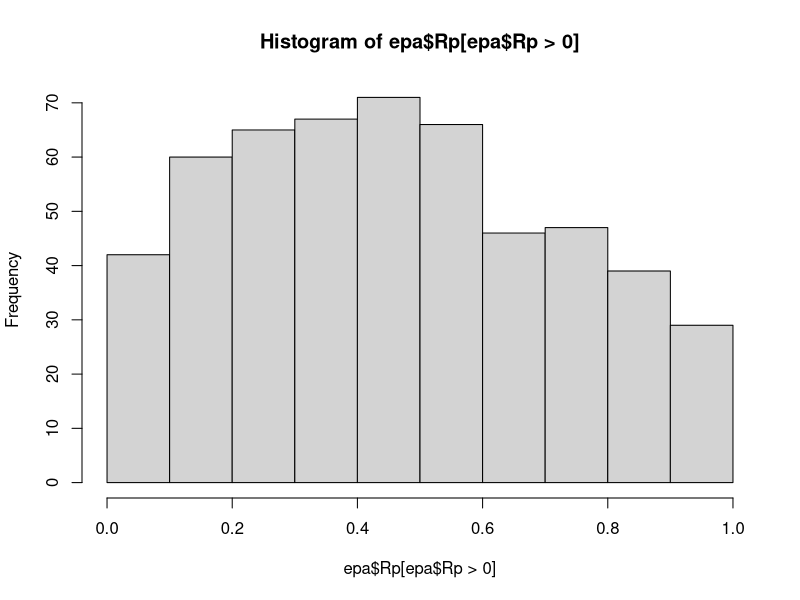

Recreate this plot in R. (Note: this script raises an error after producing the figure.)
#import differential retention data and 
#get it all in same columns/units
setwd("data")
epa <- read.csv("EPA data extraction.csv", header = TRUE)

hist(epa$Rp[epa$Rp>0])
length(which(epa$Rp<0))
hist(epa)

hist(epa$Rn[epa$Rn>0])
hist(epa$Rn)
length(which(epa$Rn<0))

plot(epa$Rn[epa$Rn>0]~epa$Rp[epa$Rn>0])

#get rid of unrealistic values (< -1)
epa.filtered = epa[epa$Rn>-1 & epa$Rp>-1,]
plot(epa.filtered$Rn~epa.filtered$Rp)

#get rid of all negative values
epa.positive = epa[epa$Rn>0 & epa$Rp>0,]
plot(epa.positive$Rn ~ epa.positive$Rp)
abline(0,1, col = "red")
epa.positive$rret = epa.positive$Rn/epa.positive$Rp
epa.positive$h = epa.positive$mean_depth_m/epa.positive$retention_time_years
plot(epa.positive$rret~log10(epa.positive$h))

# show relative retention vs res time
plot(epa.positive$Rp~log10(epa.positive$retention_time_years))
points(epa.positive$Rn~log10(epa.positive$retention_time_years), col = "red", add = TRUE)

# show really short residence time relationships
epa.short = epa.positive[epa$retention_time_years<.5,]
plot(epa.short$rret~log10(epa.short$retention_time_years))
